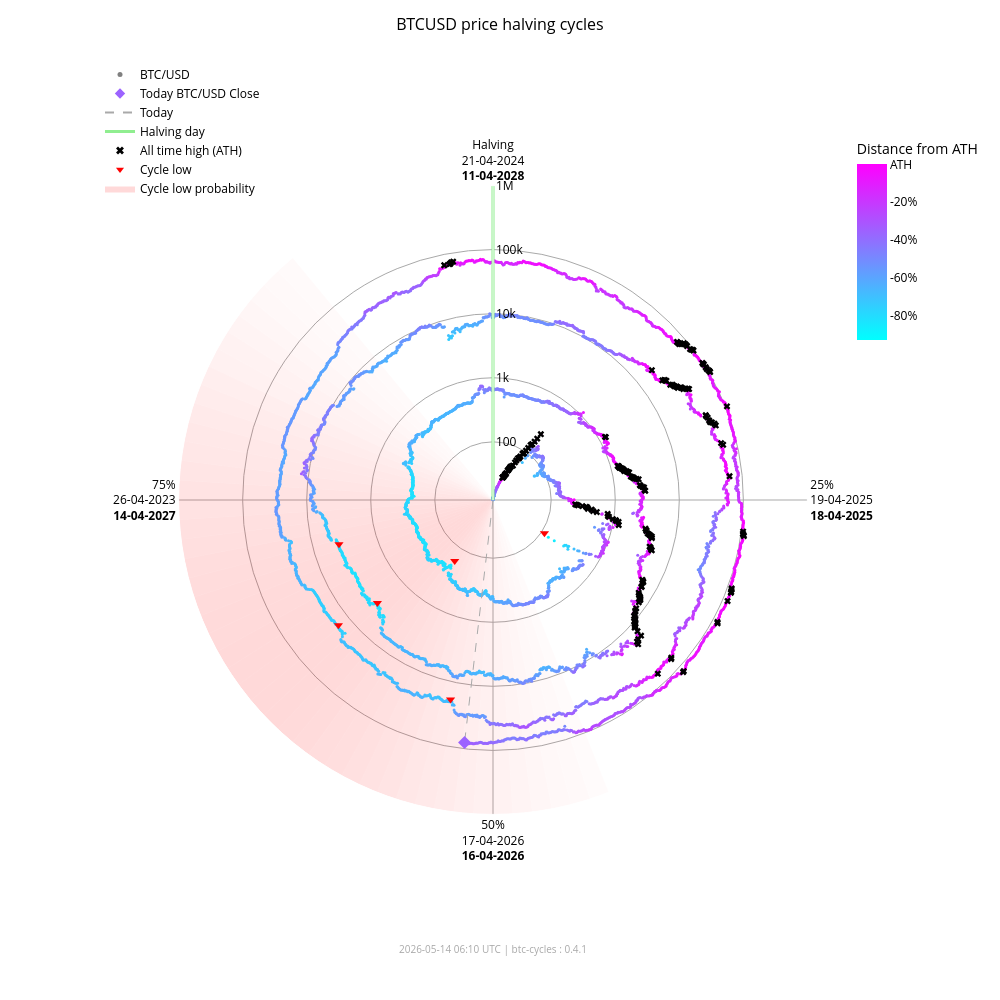

Notebook code for this chart:
### Markdown cell above
### Interactive chart (plotly)

### Code cell
fig_interactive = btc.plot(
    kind="interactive",
    from_date="2012-11-28",
)
# plotly config for interactivity
config = {"scrollZoom": True, "displayModeBar": True}
# display in notebook
fig_interactive.show(config=config)

### Figure 1 — Plotly figure (JSON) as saved in the notebook; plotly's stock layout.template omitted (floating-point values rounded to 4 significant figures; data arrays with more than 128 entries replaced by an {"elided": "..."} marker saying what was removed)
{"data": [{"fill": "toself", "fillcolor": "rgba(255,0,0,0.017168280509461755)", "hoverinfo": "skip", "line": {"width": 0}, "mode": "lines", "r": [12.35, 1000000, 1000000, 12.35, 12.35], "showlegend": false, "theta": [158.4, 158.4, 162.0, 162.0, 158.4], "type": "scatterpolar"}, {"fill": "toself", "fillcolor": "rgba(255,0,0,0.022114794501891175)", "hoverinfo": "skip", "line": {"width": 0}, "mode": "lines", "r": [12.35, 1000000, 1000000, 12.35, 12.35], "showlegend": false, "theta": [162.0, 162.0, 165.6, 165.6, 162.0], "type": "scatterpolar"}, {"fill": "toself", "fillcolor": "rgba(255,0,0,0.02790404259511669)", "hoverinfo": "skip", "line": {"width": 0}, "mode": "lines", "r": [12.35, 1000000, 1000000, 12.35, 12.35], "showlegend": false, "theta": [165.6, 165.6, 169.2, 169.2, 165.6], "type": "scatterpolar"}, {"fill": "toself", "fillcolor": "rgba(255,0,0,0.034518294852420334)", "hoverinfo": "skip", "line": {"width": 0}, "mode": "lines", "r": [12.35, 1000000, 1000000, 12.35, 12.35], "showlegend": false, "theta": [169.2, 169.2, 172.8, 172.8, 169.2], "type": "scatterpolar"}, {"fill": "toself", "fillcolor": "rgba(255,0,0,0.041901979682821514)", "hoverinfo": "skip", "line": {"width": 0}, "mode": "lines", "r": [12.35, 1000000, 1000000, 12.35, 12.35], "showlegend": false, "theta": [172.8, 172.8, 176.4, 176.4, 172.8], "type": "scatterpolar"}, {"fill": "toself", "fillcolor": "rgba(255,0,0,0.04996405861294358)", "hoverinfo": "skip", "line": {"width": 0}, "mode": "lines", "r": [12.35, 1000000, 1000000, 12.35, 12.35], "showlegend": false, "theta": [176.4, 176.4, 180.0, 180.0, 176.4], "type": "scatterpolar"}, {"fill": "toself", "fillcolor": "rgba(255,0,0,0.05858349692240514)", "hoverinfo": "skip", "line": {"width": 0}, "mode": "lines", "r": [12.35, 1000000, 1000000, 12.35, 12.35], "showlegend": false, "theta": [180.0, 180.0, 183.6, 183.6, 180.0], "type": "scatterpolar"}, {"fill": "toself", "fillcolor": "rgba(255,0,0,0.06761662035375064)", "hoverinfo": "skip", "line": {"width": 0}, "mode": "lines", "r": [12.35, 1000000, 1000000, 12.35, 12.35], "showlegend": false, "theta": [183.6, 183.6, 187.2, 187.2, 183.6], "type": "scatterpolar"}, {"fill": "toself", "fillcolor": "rgba(255,0,0,0.07690481219944661)", "hoverinfo": "skip", "line": {"width": 0}, "mode": "lines", "r": [12.35, 1000000, 1000000, 12.35, 12.35], "showlegend": false, "theta": [187.2, 187.2, 190.8, 190.8, 187.2], "type": "scatterpolar"}, {"fill": "toself", "fillcolor": "rgba(255,0,0,0.08628112000611096)", "hoverinfo": "skip", "line": {"width": 0}, "mode": "lines", "r": [12.35, 1000000, 1000000, 12.35, 12.35], "showlegend": false, "theta": [190.8, 190.8, 194.4, 194.4, 190.8], "type": "scatterpolar"}, {"fill": "toself", "fillcolor": "rgba(255,0,0,0.09557490841018089)", "hoverinfo": "skip", "line": {"width": 0}, "mode": "lines", "r": [12.35, 1000000, 1000000, 12.35, 12.35], "showlegend": false, "theta": [194.4, 194.4, 198.0, 198.0, 194.4], "type": "scatterpolar"}, {"fill": "toself", "fillcolor": "rgba(255,0,0,0.10461455782963762)", "hoverinfo": "skip", "line": {"width": 0}, "mode": "lines", "r": [12.35, 1000000, 1000000, 12.35, 12.35], "showlegend": false, "theta": [198.0, 198.0, 201.6, 201.6, 198.0], "type": "scatterpolar"}, {"fill": "toself", "fillcolor": "rgba(255,0,0,0.11322908719652829)", "hoverinfo": "skip", "line": {"width": 0}, "mode": "lines", "r": [12.35, 1000000, 1000000, 12.35, 12.35], "showlegend": false, "theta": [201.6, 201.6, 205.2, 205.2, 201.6], "type": "scatterpolar"}, {"fill": "toself", "fillcolor": "rgba(255,0,0,0.12125015337052986)", "hoverinfo": "skip", "line": {"width": 0}, "mode": "lines", "r": [12.35, 1000000, 1000000, 12.35, 12.35], "showlegend": false, "theta": [205.2, 205.2, 208.8, 208.8, 205.2], "type": "scatterpolar"}, {"fill": "toself", "fillcolor": "rgba(255,0,0,0.12851590515331976)", "hoverinfo": "skip", "line": {"width": 0}, "mode": "lines", "r": [12.35, 1000000, 1000000, 12.35, 12.35], "showlegend": false, "theta": [208.8, 208.8, 212.4, 212.4, 208.8], "type": "scatterpolar"}, {"fill": "toself", "fillcolor": "rgba(255,0,0,0.13487757461161184)", "hoverinfo": "skip", "line": {"width": 0}, "mode": "lines", "r": [12.35, 1000000, 1000000, 12.35, 12.35], "showlegend": false, "theta": [212.4, 212.4, 216.0, 216.0, 212.4], "type": "scatterpolar"}, {"fill": "toself", "fillcolor": "rgba(255,0,0,0.14020862181849592)", "hoverinfo": "skip", "line": {"width": 0}, "mode": "lines", "r": [12.35, 1000000, 1000000, 12.35, 12.35], "showlegend": false, "theta": [216.0, 216.0, 219.6, 219.6, 216.0], "type": "scatterpolar"}, {"fill": "toself", "fillcolor": "rgba(255,0,0,0.14441504950654527)", "hoverinfo": "skip", "line": {"width": 0}, "mode": "lines", "r": [12.35, 1000000, 1000000, 12.35, 12.35], "showlegend": false, "theta": [219.6, 219.6, 223.2, 223.2, 219.6], "type": "scatterpolar"}, {"fill": "toself", "fillcolor": "rgba(255,0,0,0.14744459351271713)", "hoverinfo": "skip", "line": {"width": 0}, "mode": "lines", "r": [12.35, 1000000, 1000000, 12.35, 12.35], "showlegend": false, "theta": [223.2, 223.2, 226.8, 226.8, 223.2], "type": "scatterpolar"}, {"fill": "toself", "fillcolor": "rgba(255,0,0,0.14929223192296423)", "hoverinfo": "skip", "line": {"width": 0}, "mode": "lines", "r": [12.35, 1000000, 1000000, 12.35, 12.35], "showlegend": false, "theta": [226.8, 226.8, 230.4, 230.4, 226.8], "type": "scatterpolar"}, {"fill": "toself", "fillcolor": "rgba(255,0,0,0.15)", "hoverinfo": "skip", "line": {"width": 0}, "mode": "lines", "r": [12.35, 1000000, 1000000, 12.35, 12.35], "showlegend": false, "theta": [230.4, 230.4, 234.0, 234.0, 230.4], "type": "scatterpolar"}, {"fill": "toself", "fillcolor": "rgba(255,0,0,0.14965033825231114)", "hoverinfo": "skip", "line": {"width": 0}, "mode": "lines", "r": [12.35, 1000000, 1000000, 12.35, 12.35], "showlegend": false, "theta": [234.0, 234.0, 237.6, 237.6, 234.0], "type": "scatterpolar"}, {"fill": "toself", "fillcolor": "rgba(255,0,0,0.14835378057909807)", "hoverinfo": "skip", "line": {"width": 0}, "mode": "lines", "r": [12.35, 1000000, 1000000, 12.35, 12.35], "showlegend": false, "theta": [237.6, 237.6, 241.2, 241.2, 237.6], "type": "scatterpolar"}, {"fill": "toself", "fillcolor": "rgba(255,0,0,0.14623322283554635)", "hoverinfo": "skip", "line": {"width": 0}, "mode": "lines", "r": [12.35, 1000000, 1000000, 12.35, 12.35], "showlegend": false, "theta": [241.2, 241.2, 244.8, 244.8, 241.2], "type": "scatterpolar"}, {"fill": "toself", "fillcolor": "rgba(255,0,0,0.1434078538226231)", "hoverinfo": "skip", "line": {"width": 0}, "mode": "lines", "r": [12.35, 1000000, 1000000, 12.35, 12.35], "showlegend": false, "theta": [244.8, 244.8, 248.4, 248.4, 244.8], "type": "scatterpolar"}, {"fill": "toself", "fillcolor": "rgba(255,0,0,0.13997983179373427)", "hoverinfo": "skip", "line": {"width": 0}, "mode": "lines", "r": [12.35, 1000000, 1000000, 12.35, 12.35], "showlegend": false, "theta": [248.4, 248.4, 252.0, 252.0, 248.4], "type": "scatterpolar"}, {"fill": "toself", "fillcolor": "rgba(255,0,0,0.13602598258454268)", "hoverinfo": "skip", "line": {"width": 0}, "mode": "lines", "r": [12.35, 1000000, 1000000, 12.35, 12.35], "showlegend": false, "theta": [252.0, 252.0, 255.6, 255.6, 252.0], "type": "scatterpolar"}, {"fill": "toself", "fillcolor": "rgba(255,0,0,0.13159547355344953)", "hoverinfo": "skip", "line": {"width": 0}, "mode": "lines", "r": [12.35, 1000000, 1000000, 12.35, 12.35], "showlegend": false, "theta": [255.6, 255.6, 259.2, 259.2, 255.6], "type": "scatterpolar"}, {"fill": "toself", "fillcolor": "rgba(255,0,0,0.12671301775492697)", "hoverinfo": "skip", "line": {"width": 0}, "mode": "lines", "r": [12.35, 1000000, 1000000, 12.35, 12.35], "showlegend": false, "theta": [259.2, 259.2, 262.8, 262.8, 259.2], "type": "scatterpolar"}, {"fill": "toself", "fillcolor": "rgba(255,0,0,0.12138610149219965)", "hoverinfo": "skip", "line": {"width": 0}, "mode": "lines", "r": [12.35, 1000000, 1000000, 12.35, 12.35], "showlegend": false, "theta": [262.8, 262.8, 266.4, 266.4, 262.8], "type": "scatterpolar"}, {"fill": "toself", "fillcolor": "rgba(255,0,0,0.1156142551644921)", "hoverinfo": "skip", "line": {"width": 0}, "mode": "lines", "r": [12.35, 1000000, 1000000, 12.35, 12.35], "showlegend": false, "theta": [266.4, 266.4, 270.0, 270.0, 266.4], "type": "scatterpolar"}, {"fill": "toself", "fillcolor": "rgba(255,0,0,0.10939851441251548)", "hoverinfo": "skip", "line": {"width": 0}, "mode": "lines", "r": [12.35, 1000000, 1000000, 12.35, 12.35], "showlegend": false, "theta": [270.0, 270.0, 273.6, 273.6, 270.0], "type": "scatterpolar"}, {"fill": "toself", "fillcolor": "rgba(255,0,0,0.10274974912946185)", "hoverinfo": "skip", "line": {"width": 0}, "mode": "lines", "r": [12.35, 1000000, 1000000, 12.35, 12.35], "showlegend": false, "theta": [273.6, 273.6, 277.2, 277.2, 273.6], "type": "scatterpolar"}, {"fill": "toself", "fillcolor": "rgba(255,0,0,0.09569517349791425)", "hoverinfo": "skip", "line": {"width": 0}, "mode": "lines", "r": [12.35, 1000000, 1000000, 12.35, 12.35], "showlegend": false, "theta": [277.2, 277.2, 280.8, 280.8, 277.2], "type": "scatterpolar"}, {"fill": "toself", "fillcolor": "rgba(255,0,0,0.08828282625646727)", "hoverinfo": "skip", "line": {"width": 0}, "mode": "lines", "r": [12.35, 1000000, 1000000, 12.35, 12.35], "showlegend": false, "theta": [280.8, 280.8, 284.4, 284.4, 280.8], "type": "scatterpolar"}, {"fill": "toself", "fillcolor": "rgba(255,0,0,0.08058400018765345)", "hoverinfo": "skip", "line": {"width": 0}, "mode": "lines", "r": [12.35, 1000000, 1000000, 12.35, 12.35], "showlegend": false, "theta": [284.4, 284.4, 288.0, 288.0, 284.4], "type": "scatterpolar"}, {"fill": "toself", "fillcolor": "rgba(255,0,0,0.07269354608292704)", "hoverinfo": "skip", "line": {"width": 0}, "mode": "lines", "r": [12.35, 1000000, 1000000, 12.35, 12.35], "showlegend": false, "theta": [288.0, 288.0, 291.6, 291.6, 288.0], "type": "scatterpolar"}, {"fill": "toself", "fillcolor": "rgba(255,0,0,0.06472784449068783)", "hoverinfo": "skip", "line": {"width": 0}, "mode": "lines", "r": [12.35, 1000000, 1000000, 12.35, 12.35], "showlegend": false, "theta": [291.6, 291.6, 295.2, 295.2, 291.6], "type": "scatterpolar"}, {"fill": "toself", "fillcolor": "rgba(255,0,0,0.05682021976743955)", "hoverinfo": "skip", "line": {"width": 0}, "mode": "lines", "r": [12.35, 1000000, 1000000, 12.35, 12.35], "showlegend": false, "theta": [295.2, 295.2, 298.8, 298.8, 295.2], "type": "scatterpolar"}, {"fill": "toself", "fillcolor": "rgba(255,0,0,0.04911378436707333)", "hoverinfo": "skip", "line": {"width": 0}, "mode": "lines", "r": [12.35, 1000000, 1000000, 12.35, 12.35], "showlegend": false, "theta": [298.8, 298.8, 302.4, 302.4, 298.8], "type": "scatterpolar"}, {"fill": "toself", "fillcolor": "rgba(255,0,0,0.04175213714896469)", "hoverinfo": "skip", "line": {"width": 0}, "mode": "lines", "r": [12.35, 1000000, 1000000, 12.35, 12.35], "showlegend": false, "theta": [302.4, 302.4, 306.0, 306.0, 302.4], "type": "scatterpolar"}, {"fill": "toself", "fillcolor": "rgba(255,0,0,0.034868865657538876)", "hoverinfo": "skip", "line": {"width": 0}, "mode": "lines", "r": [12.35, 1000000, 1000000, 12.35, 12.35], "showlegend": false, "theta": [306.0, 306.0, 309.6, 309.6, 306.0], "type": "scatterpolar"}, {"fill": "toself", "fillcolor": "rgba(255,0,0,0.02857722515334582)", "hoverinfo": "skip", "line": {"width": 0}, "mode": "lines", "r": [12.35, 1000000, 1000000, 12.35, 12.35], "showlegend": false, "theta": [309.6, 309.6, 313.2, 313.2, 309.6], "type": "scatterpolar"}, {"fill": "toself", "fillcolor": "rgba(255,0,0,0.022961515313555197)", "hoverinfo": "skip", "line": {"width": 0}, "mode": "lines", "r": [12.35, 1000000, 1000000, 12.35, 12.35], "showlegend": false, "theta": [313.2, 313.2, 316.8, 316.8, 313.2], "type": "scatterpolar"}, {"fill": "toself", "fillcolor": "rgba(255,0,0,0.01807146942917362)", "hoverinfo": "skip", "line": {"width": 0}, "mode": "lines", "r": [12.35, 1000000, 1000000, 12.35, 12.35], "showlegend": false, "theta": [316.8, 316.8, 320.4, 320.4, 316.8], "type": "scatterpolar"}, {"hoverinfo": "text", "marker": {"color": {"elided": "4916 str values"}, "size": 3}, "mode": "markers", "r": {"elided": "4916 float values"}, "showlegend": false, "text": {"elided": "4916 str values"}, "theta": {"elided": "4916 float values"}, "type": "scatterpolar"}, {"hoverinfo": "skip", "line": {"color": "lightgreen", "width": 3}, "mode": "lines", "r": [12.35, 1000000], "showlegend": false, "theta": [0, 0], "type": "scatterpolar"}, {"hoverinfo": "skip", "line": {"color": "darkgrey", "dash": "dash", "width": 1}, "mode": "lines", "r": [12.35, 79830.0], "showlegend": false, "theta": [186.7, 186.7], "type": "scatterpolar"}, {"hoverinfo": "text", "marker": {"color": "#9c63ff", "size": 10, "symbol": "diamond"}, "mode": "markers", "r": [79830.0], "showlegend": false, "text": ["Today<br>Date: 2026-05-14<br>Price: $79,827.14"], "theta": [186.7], "type": "scatterpolar"}, {"hoverinfo": "text", "marker": {"color": "black", "size": 6, "symbol": "x"}, "mode": "markers", "r": {"elided": "195 float values"}, "showlegend": false, "text": {"elided": "195 str values"}, "theta": {"elided": "195 float values"}, "type": "scatterpolar"}, {"hoverinfo": "text", "marker": {"color": "red", "size": 8, "symbol": "triangle-down"}, "mode": "markers", "r": [111.6, 164.9, 3233.0, 3925.0, 18950.0, 15760.0], "showlegend": false, "text": ["Cycle Low<br>Date: 2014-02-21<br>Price: $111.56<br>ATH distance: -91.0%", "Cycle Low<br>Date: 2015-01-14<br>Price: $164.92<br>ATH distance: -86.7%", "Cycle Low<br>Date: 2018-12-15<br>Price: $3,232.51<br>ATH distance: -83.3%", "Cycle Low<br>Date: 2019-03-25<br>Price: $3,924.55<br>ATH distance: -79.7%", "Cycle Low<br>Date: 2022-06-18<br>Price: $18,954.25<br>ATH distance: -71.9%", "Cycle Low<br>Date: 2022-11-21<br>Price: $15,760.19<br>ATH distance: -76.7%"], "theta": [122.8, 212.1, 228.3, 254.0, 192.0, 231.0], "type": "scatterpolar"}, {"marker": {"color": "grey", "size": 5}, "mode": "markers", "name": "BTC/USD", "r": [null], "theta": [null], "type": "scatterpolar"}, {"marker": {"color": "#9c63ff", "size": 8, "symbol": "diamond"}, "mode": "markers", "name": "Today BTC/USD Close", "r": [null], "theta": [null], "type": "scatterpolar"}, {"line": {"color": "darkgrey", "dash": "dash"}, "mode": "lines", "name": "Today", "r": [null], "theta": [null], "type": "scatterpolar"}, {"line": {"color": "lightgreen", "width": 3}, "mode": "lines", "name": "Halving day", "r": [null], "theta": [null], "type": "scatterpolar"}, {"marker": {"color": "black", "size": 7, "symbol": "x"}, "mode": "markers", "name": "All time high (ATH)", "r": [null], "theta": [null], "type": "scatterpolar"}, {"marker": {"color": "red", "size": 7, "symbol": "triangle-down"}, "mode": "markers", "name": "Cycle low", "r": [null], "theta": [null], "type": "scatterpolar"}, {"fill": "toself", "fillcolor": "rgba(255,0,0,0.15)", "line": {"width": 0}, "mode": "lines", "name": "Cycle low probability", "r": [null], "theta": [null], "type": "scatterpolar"}, {"hoverinfo": "skip", "marker": {"cmax": 0, "cmin": -0.9307, "color": [0], "colorbar": {"len": 0.25, "ticktext": ["ATH", "-20%", "-40%", "-60%", "-80%", "-100%"], "tickvals": [0, -0.2, -0.4, -0.6, -0.8, -1.0], "title": {"text": "Distance from ATH"}, "x": 0.95, "y": 0.92, "yanchor": "top"}, "colorscale": {"elided": "256x2 mixed values"}, "showscale": true, "size": 0}, "mode": "markers", "r": [null], "showlegend": false, "theta": [null], "type": "scatterpolar"}], "layout": {"annotations": [{"font": {"color": "darkgrey", "size": 10}, "showarrow": false, "text": "2026-05-14 06:10 UTC | btc-cycles : 0.4.1", "x": 0.5, "xref": "paper", "y": -0.02, "yref": "paper"}], "font": {"color": "black"}, "height": 1000, "legend": {"bgcolor": "rgba(0,0,0,0)", "font": {"color": "black"}, "x": 0.0, "y": 1.0}, "margin": {"b": 60, "l": 100, "r": 80, "t": 60}, "paper_bgcolor": "white", "plot_bgcolor": "white", "polar": {"angularaxis": {"color": "black", "direction": "clockwise", "gridcolor": "darkgrey", "rotation": 90, "ticktext": ["Halving<br>21-04-2024<br><b>11-04-2028</b>", "25%<br>19-04-2025<br><b>18-04-2025</b>", "50%<br>17-04-2026<br><b>16-04-2026</b>", "75%<br>26-04-2023<br><b>14-04-2027</b>"], "tickvals": [0, 90, 180, 270]}, "bgcolor": "white", "domain": {"x": [0.1, 0.9], "y": [0.05, 0.95]}, "radialaxis": {"angle": 90, "color": "black", "gridcolor": "darkgrey", "range": [1.092, 6.0], "tickangle": 90, "ticktext": ["100", "1k", "10k", "100k", "1M"], "tickvals": [100, 1000, 10000, 100000, 1000000], "type": "log"}}, "title": {"font": {"color": "black", "size": 16}, "text": "BTCUSD price halving cycles", "x": 0.5}, "width": 1000}}
